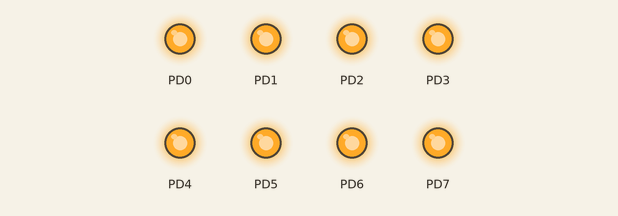
The program below on a simulated ATmega168, built with avr-gcc and emulated at 8 MHz. Parts: output pins drawn as LEDs (lit = HIGH).

Above: at 0.5 s.
At 3.5 s:
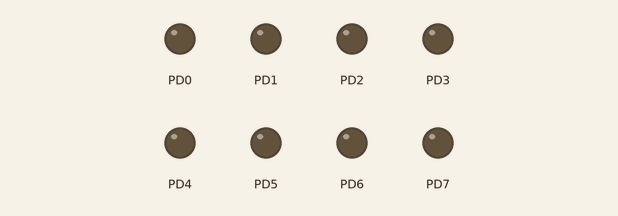
Timing chart, 0 to 4.7 s (numbered marks = the images above):
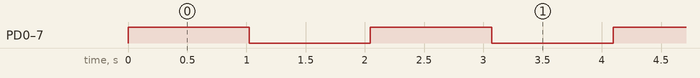

The program:

main.c
```c
/**
 * @file main.c
 *
 * @brief
 * Shows example usage of timer library
 * The code simply toggles and entire port every 500ms
 */

#ifndef F_CPU
#define F_CPU 8000000UL
#endif

#include <avr/io.h>
#include "timer.h"

int main(void)
{
	int toggle = 1;

	DDRD = 0xFF;
	PORTD = 0x00;

	timer_init(500);
	timer_on();

	while(1)
	{
		if (toggle)
		{
			PORTD = 0xFF;
			toggle = 0;
		}
		else
		{
			PORTD = 0x00;
			toggle = 1;
		}

		while(!TimerFlag);
		TimerFlag = 0;
	}
}

/*** end of file ***/
```

atmega168_timer.c
```c
/**
 * @file atmega168_timer.c
 *
 * @brief
 * Driver code for atmega168 8-bit timer.
 * Uses output compare match interrupt to count in 1ms increments.
 */

#include <avr/io.h>
#include <avr/interrupt.h>

#include "atmega168_timer.h"

void create_timer(void)
{
	//Set to Clear Timer on Compare Match (CTC) mode
	TCCR0A |= (1 << WGM01);
	TCCR0A &= ~(1 << WGM00);
}

void on(void)
{
	//Initialize Timer register
	TCNT0 = 0;

	//Clock select: internal 8MHz clock with prescaler of 64
	// 8MHz / 64 = 125,000 ticks/sec => Timer register increments at this speed
	TCCR0B |= (11 << CS00);

	//set Output Compare Register A to value that will trigger match every 1ms
	//          125,000 ticks
	// 0.001s x ------------- = 125 ticks
	//               s
	// therefore, every 125 ticks of the timer represents an elapsed time of 1ms
	// an interrupt will be triggered each time
	OCR0A = 125;

	//output compare match A interrupt enable
	TIMSK0 |= (1 << OCIE0A);

	//enable global interrupts
	sei();
}

void off(void)
{
	//Clock select: no clock source -> timer stopped
	TCCR0B &= ~(11 << CS00);

	//disable output compare match A interrupt
	TIMSK0 &= ~(1 << OCIE0A);
}

ISR(TIMER0_COMPA_vect)
{
	TimerISR();
}

/*** end of file ***/
```

atmega168_timer.h
```c
/**
 * @file atmega168_timer.h
 *
 * @brief
 * Driver code for atmega168 8-bit timer.
 * Uses output compare match interrupt to count in 1ms increments.
 */

#ifndef _ATMEGA168_TIMER_H_
#define _ATMEGA168_TIMER_H_

#include <stdio.h>

void create_timer(void);
void on(void);
void off(void);
extern void TimerISR(void);

#endif

/*** end of file ***/
```

timer.c
```c
/**
 * @file timer.c
 *
 * @brief
 * Timer library for the ATmega168. This library gives the user access to the underlying
 * driver code. Meant to generate a period for use with a finit-state machine. Periods
 * are not to exceed 65,532 ms ~= 65 seconds.
 *
 * Example usage of the library can be found in main.c
 */

#include "timer.h"

//used to determine length of period. Set by user.
static uint16_t avr_timer_count;

//used to count down to 0, starts at avr_timer_count
static volatile uint16_t avr_timer_curr_count = 1;

/*!
 * @brief Initialize timer peripheral and 2 global variables
 * @param[in] period Period duration in milliseconds
 */
void timer_init(uint16_t period)
{
	TimerFlag = 0;
	avr_timer_count = period;

	create_timer();
}

/*!
 * @brief Initialize global variable and start timer
 */
void timer_on(void)
{
	//initialize count down variable
	avr_timer_curr_count = avr_timer_count;
	on();
}

/*!
 * @brief Turn of timer
 * @par Disbales timer interrupt but not global interrupts
 */
void timer_off(void)
{
	off();
}

/*!
 * @brief
 * Called by interrupt handler every millisecond. Only sets TimerFlag to 1 after
 * period has elapsed.
 *
 * @par
 * User must reset TimerFlag to 0 for proper operation
 */
void TimerISR(void)
{
	avr_timer_curr_count -= 1;

	if(avr_timer_curr_count == 0)
	{
		TimerFlag = 1;
		avr_timer_curr_count = avr_timer_count;
	}
}

/*** end of file ***/
```

timer.h
```c
/**
 * @file timer.h
 *
 * @brief
 * Timer library for the ATmega168. This library gives the user access to the underlying
 * driver code. Meant to generate a period for use with a finit-state machine. Periods
 * are not to exceed 65,532 ms ~= 65 seconds.
 *
 * Example usage of the library can be found in main.c
 */

#ifndef TIMER_H
#define TIMER_H

#include <stdint.h>
#include "atmega168_timer.h"

volatile uint8_t TimerFlag;

void timer_init(uint16_t period);
void timer_on(void);
void timer_off(void);

#endif // TIMER_H

/*** end of file ***/
```

Measured:
- by itself, PD0–7: alternates HIGH for 1.0 s and LOW for 1.0 s
